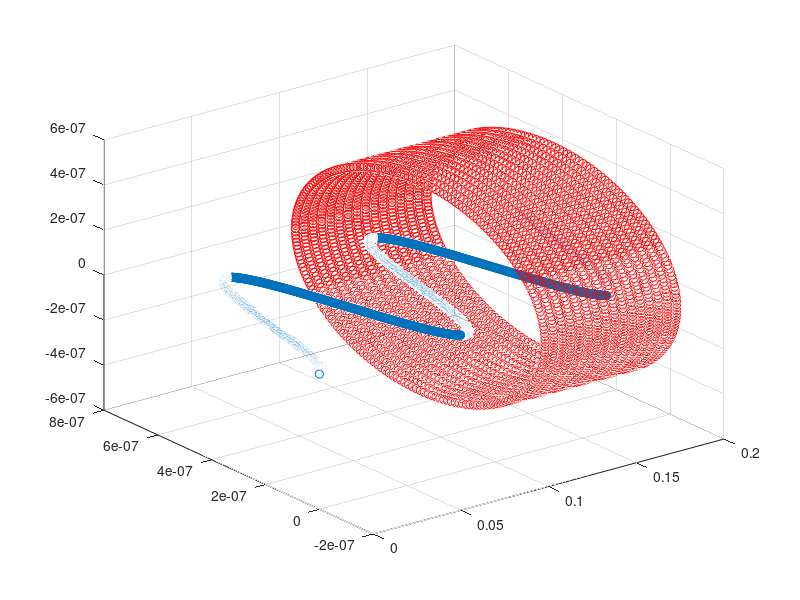
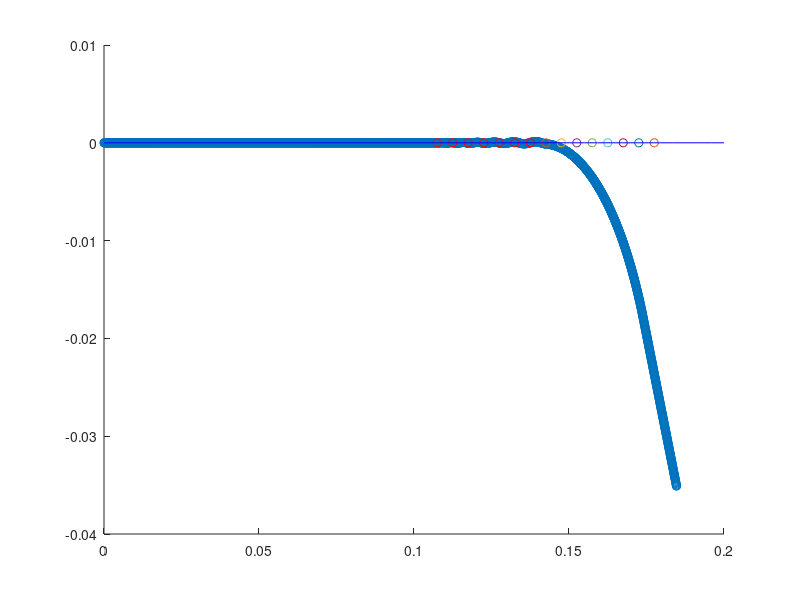
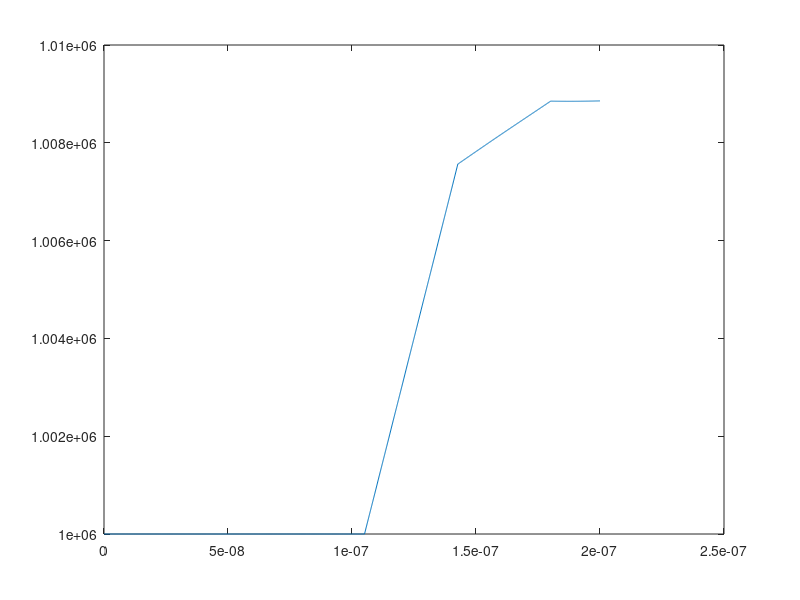

Here is the MATLAB script that generated these plots, in order:

function RingMagneticFieldII
clc;
close all;
format long;
global q m h hbar e epsilon0 u0
h = 6.626196e-34;
hbar = h / (2 * pi);
m = 9.109e-31;
e = -1.602e-19;
q = abs(e);
epsilon0 = 8.854187817e-12;
u0 = 4e-7 * pi;  
f = 12e6;
w = 2 * pi * f;
c = 3e8;
lambda = c / f;
k = 2 * pi / lambda;

L = 0.2;
v0 = 1e6;
simcount = 2000;
tmin = 0;
tmax = L / v0;
t = linspace(tmin, tmax, simcount);
dt = (tmax - tmin) / length(t);
B = 0.3e-3;
E0 = 0.01;
vEM = q * E0 / (m * w); 
xEM = q * E0 / (m * w^2);

AXES_COUNT = 3;
global isConvergingMagnetic
isConvergingMagnetic = 1;
vx = v0 * ones(1, simcount);
vy = vEM * sin(w * t);
vz = zeros(1, simcount);
xy = zeros(1, simcount);
xx = zeros(1, simcount);
xz = zeros(1, simcount);

for i = 2: simcount - 1
    xx(i) = xx(i - 1) + dt * (vx(i) + vx(i + 1)) / 2.0;
    xy(i) = xy(i - 1) + dt * (vy(i) + vy(i + 1)) / 2.0;
    xz(i) = xz(i - 1) + dt * (vz(i) + vz(i + 1)) / 2.0;
end

xx(simcount) = xx(simcount - 1);
xy(simcount) = xy(simcount - 1);
xz(simcount) = xz(simcount - 1);

global xVpp
xVpp = max(xy);
rmax = (1.5 * xVpp) / 2;
theta = 0 : pi/100 : 2 * pi;
By = rmax * cos(theta) + xVpp / 2.0; 
Bz = rmax * sin(theta);

figure;
scatter3(xx, xy, xz);
hold on;
global startBx endBx stepBx Barea splitx
startBx = 0.105;
endBx = 0.18;
stepBx = 0.005;
splitx = (startBx + endBx) / 2.0;
Barea = startBx : stepBx : endBx;

for bx = startBx : stepBx : endBx
    Bx = ones(length(theta), 1) * bx;
    scatter3(Bx, By, Bz, 'r')
end
hold off;

v_xyz = [vx' vy' vz'];
B_xyz = [zeros(simcount, 1), zeros(simcount, 1), [zeros(simcount * startBx / L , 1); ones(round(simcount * (endBx - startBx) / L), 1) * B; zeros(round(simcount * (L - endBx) / L), 1)]];

trajectory_xyz = zeros(simcount, AXES_COUNT);

for i = 2 : simcount * startBx / L    
    i
    E_acc_xyz = [0, q * E0 / m * cos(w * t(i)), 0];
    v_xyz(i + 1, 1:end) = v_xyz(i, 1:end) + (E_acc_xyz) * dt;
    trajectory_xyz(i, 1:end) = trajectory_xyz(i - 1, 1:end) + 0.5 * dt * (v_xyz(i, 1:end) + v_xyz(i + 1, 1:end)); 
end

for i = simcount * startBx / L + 1 : simcount * endBx / L;
    i
    last_xyz = trajectory_xyz(i - 1, 1:end);
    if last_xyz(1) < splitx
        isConvergingMagnetic = 1;
        Bscale = 1.2;
    else
        isConvergingMagnetic = 0;
        Bscale = 0.5;
    end
    if isConvergingMagnetic == 0
        if last_xyz(2) < xVpp * 0.5 
            B_xyz(i, 1:end) = -B_xyz(i, 1:end) * Bscale;
        else
            B_xyz(i, 1:end) = B_xyz(i, 1:end) * Bscale;
        end
    else
        if last_xyz(2) < xVpp * 0.5
            B_xyz(i, 1:end) = B_xyz(i, 1:end) * Bscale;
        else
            B_xyz(i, 1:end) = -B_xyz(i, 1:end) * Bscale;
        end
    end
    E_acc_xyz = [0 q * E0 / m * cos(w * t(i)) 0];
    if getValueAbs(B_xyz) == 0
        lorentz_acc_xyz = [0 0 0];
    else
        lorentz_acc_xyz = getLorentz(v_xyz, B_xyz, i) / m;
    end
    next_v = v_xyz(i, 1:end) + (lorentz_acc_xyz + E_acc_xyz) * dt;
    v_xyz(i + 1, 1:end) = next_v;
    next_xyz = trajectory_xyz(i - 1, 1:end) + 0.5 * dt * (v_xyz(i, 1:end) + v_xyz(i + 1, 1:end));
    trajectory_xyz(i, 1:end) = next_xyz;
end

for i = simcount * endBx / L + 1 : simcount - 1;
    i
    E_acc_xyz = [0 q * E0 / m * cos(w * t(i)) 0];
    next_v = v_xyz(i, 1:end) + E_acc_xyz * dt;
    v_xyz(i + 1, 1:end) = next_v;
    next_xyz = trajectory_xyz(i - 1, 1:end) + 0.5 * dt * (v_xyz(i, 1:end) + v_xyz(i + 1, 1:end));
    trajectory_xyz(i, 1:end) = next_xyz;
end

trajectory_xyz(simcount, 1:end) = trajectory_xyz(simcount - 1, 1:end);
showTrajectoryXY(trajectory_xyz);
% showTrajectoryXYZ(trajectory_xyz);
showVxyzAndTime(v_xyz, t)

function vet = getTimevalue(values, t)
vet = values(t, 1:end);

function valueabs = getValueAbs(value)
valueabs = sqrt(sum(value .* value));

function lorentz = getLorentz(vv, BB, index)
global e
if nargin == 2
    lorentz = e * cross(vv, BB);
end
if nargin == 3
    lorentz = e * cross(getTimevalue(vv, index), getTimevalue(BB, index));
end

function showTrajectoryXYZ(trajectory_xyz)
figure;
scatter3(trajectory_xyz(1:end, 1), trajectory_xyz(1:end, 2), trajectory_xyz(1:end, 3));

function showTrajectoryXY(trajectory_xyz)
figure;
scatter(trajectory_xyz(1:end, 1), trajectory_xyz(1:end, 2));
hold on
global startBx endBx stepBx xVpp splitx
for x = startBx + stepBx / 2 : stepBx : endBx
    for y = -xVpp * 3.0 : stepBx / 2: xVpp * 3.0
        
        vpp = y + xVpp * 0.5;
        if vpp >= xVpp * 0.5 && x >= splitx
            scatter(x, vpp, 'r')
        end
        if vpp < xVpp * 0.5 && x >= splitx
            scatter(x, vpp, 'r*')
        end
        if vpp >= xVpp * 0.5 && x < splitx
            scatter(x, vpp, 'r*')
        end
        if vpp < xVpp * 0.5 && x < splitx
            scatter(x, vpp, 'r')
        end
    end
end
plot(linspace(0, 0.2, 50), ones(50, 1) * xVpp / 2.0, 'b');
hold off

function showVxyzAndTime(vxyz, t)
figure;
v = sqrt(vxyz(1:end, 1).^2 + vxyz(1:end, 2).^2 + vxyz(1:end, 3).^2);
plot(t, v);

